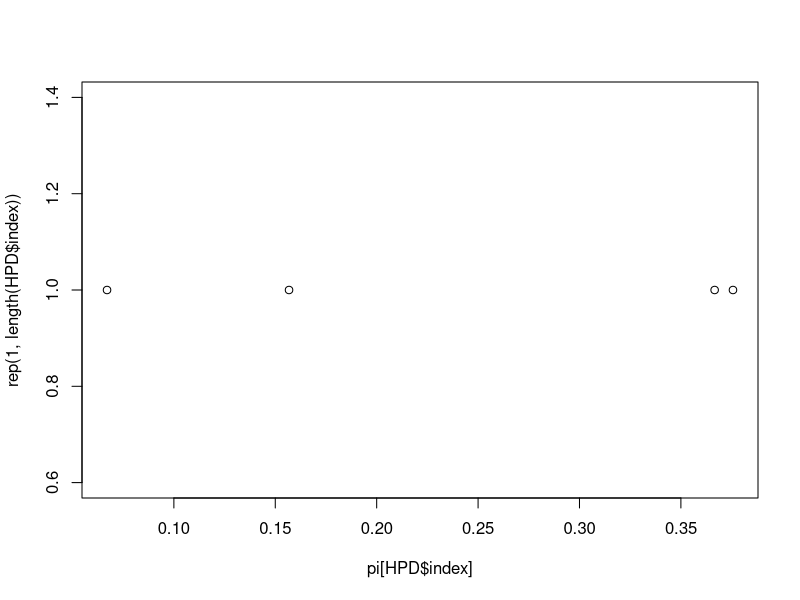

Recreate this plot in R.
prob.list <- rep(NA, 9)
for (i in 1:9) {
  prob.list[i] <- (factorial(20) / factorial(5) / factorial(15)) * (i*0.1)^5 * (1-i*0.1)^15
}

pi <- prob.list / sum(prob.list)
pi
0.0670+0.3667+ 0.3757+ 0.1568+ 0.0031 +0.0003


HPDgrid <- function(prob, level=0.95){
  prob.sort = sort(prob, decreasing=T)
  M = min(which(cumsum(prob.sort) >= level))
  height = prob.sort[M]
  HPD.index = which(prob>=height)
  HPD.level = sum(prob[HPD.index])
  res = list(index = HPD.index, level=HPD.level)
  return(res)
}


alpha = 0.05 ; level = 1-alpha
HPD = HPDgrid(pi, level)
HPDgrid.hat <- c(min(pi[HPD$index]), max(pi[HPD$index]))
HPDgrid.hat

plot(pi[HPD$index], rep(1, length(HPD$index)))
HPDgrid.hat[2] - HPDgrid.hat[1]
